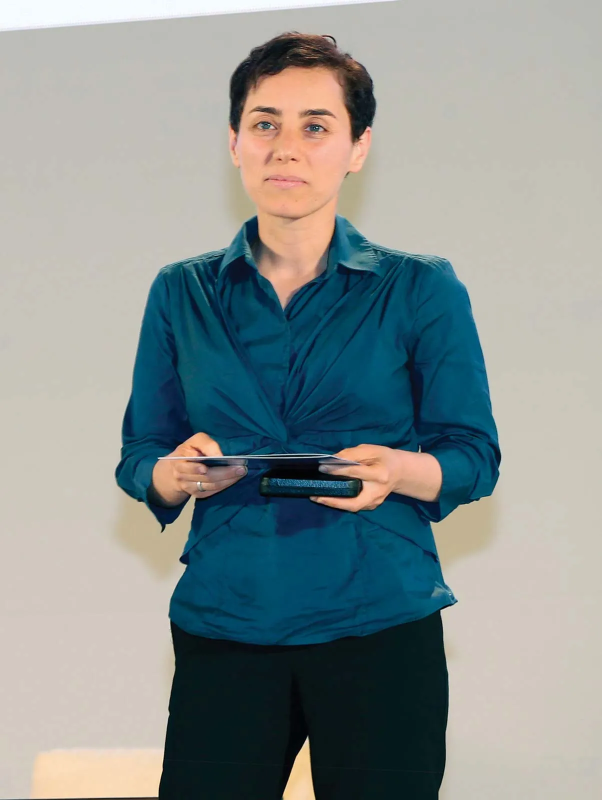
#> input picture First OpenCV Pyhton Codes/Maryam-Mirzakhani.jpg, 1204 x 1600 px (shown at 1/2 size)
$ python black-diagonal-tape.py
#> lines starting #> are read from the running program, lines starting #| are printed output that depends on the picture; after the words box and inside, x2 and y2 are one past the last pixel; in counts of white or black regions, pixels touching at a corner belong together
import cv2

image=cv2.imread("Maryam-Mirzakhani.jpg")
#> image is the input picture: shape (1600, 1204, 3); mean B, G, R 144.4, 145.7, 137.1

image_2=cv2.cvtColor(image, cv2.COLOR_BGR2GRAY)
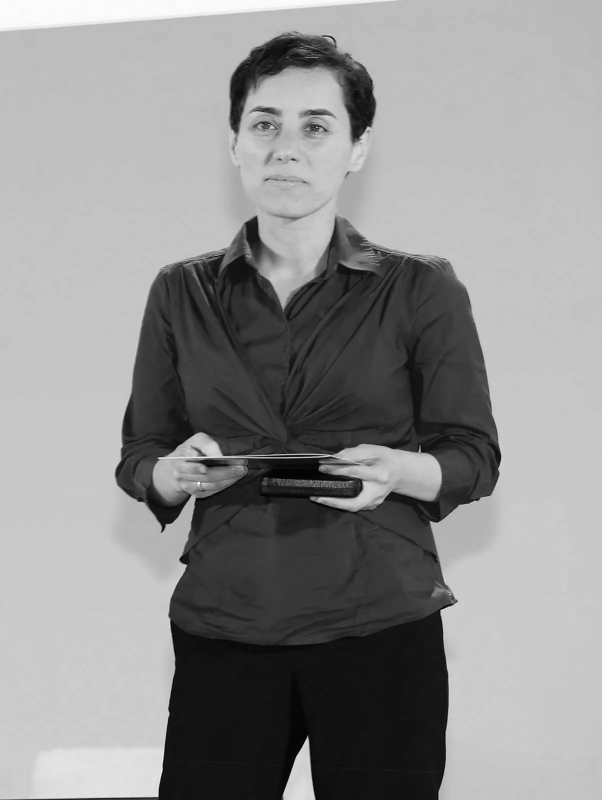
#> image_2: shape (1600, 1204) (shown at 1/2 size); min 0, max 254, mean 143

print(image_2.shape)
#| (1600, 1204)

for i in range(250):
    image_2[i, 250-i:400-i]=0
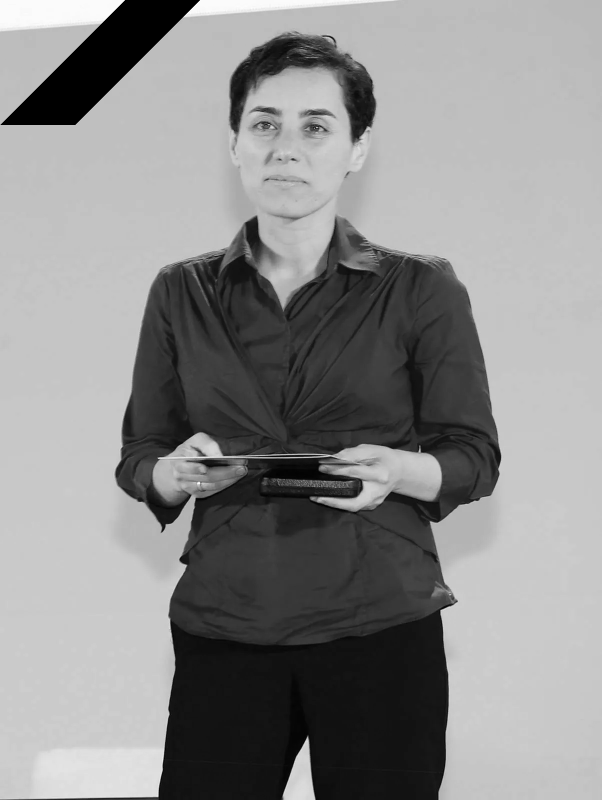
#> image_2: shape (1600, 1204) (shown at 1/2 size); 1.95% of pixels changed, all inside (x1, y1, x2, y2) = (1, 0, 400, 250)

for i in range(250, 400):
    image_2[i, 0:400-i]=0
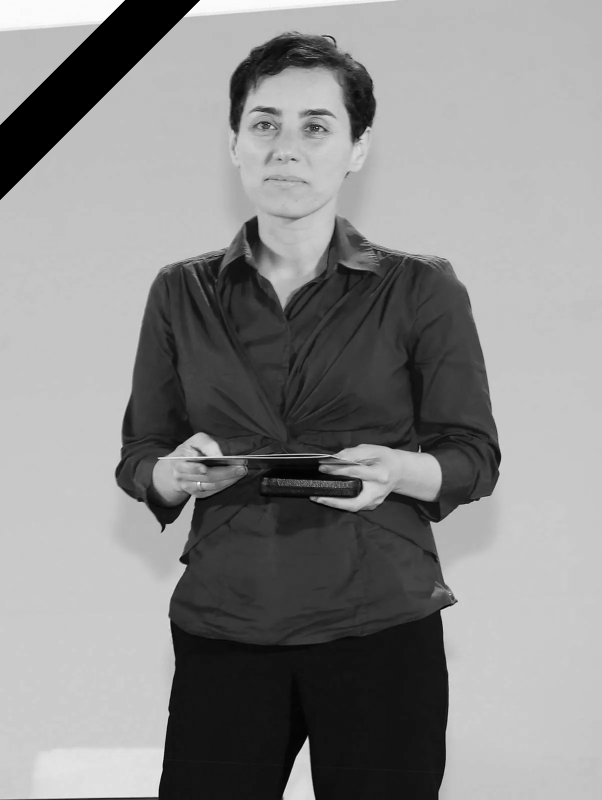
#> image_2: shape (1600, 1204) (shown at 1/2 size); 0.59% of pixels changed, all inside (x1, y1, x2, y2) = (0, 250, 150, 400)

cv2.imshow("", image_2)

cv2.waitKey()

cv2.imwrite("late_maryam_mirzakhani.jpg", image_2)
